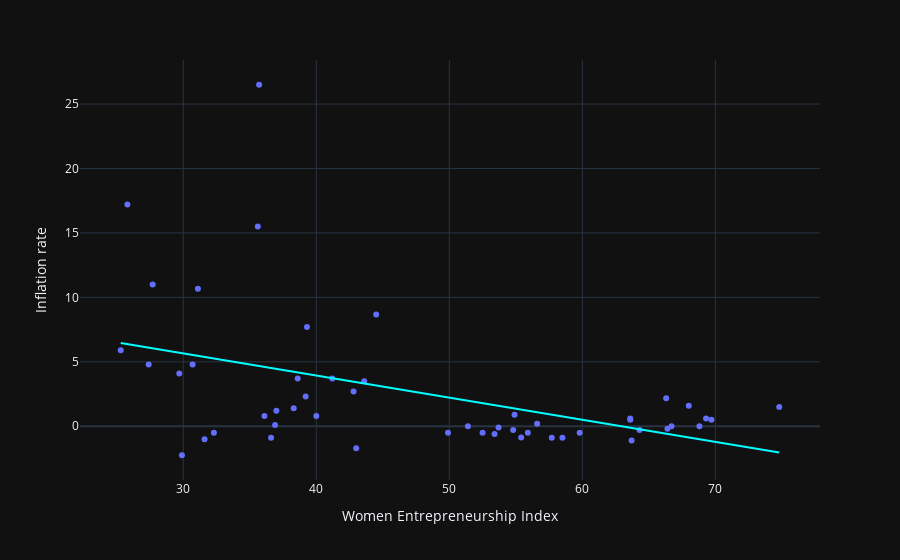

Notebook source saved alongside this figure:
### Code cell
data=data.sort_values('Women Entrepreneurship Index',ascending=False)
fig=px.scatter(data,x='Women Entrepreneurship Index',y='Inflation rate',template='plotly_dark',trendline="ols",trendline_color_override="cyan")
fig.show()

### Figure 1 — Plotly figure (JSON) as saved in the notebook; plotly's stock layout.template omitted (floating-point values rounded to 4 significant figures)
{"data": [{"hovertemplate": "Women Entrepreneurship Index=%{x}<br>Inflation rate=%{y}<extra></extra>", "legendgroup": "", "marker": {"color": "#636efa", "symbol": "circle"}, "mode": "markers", "name": "", "orientation": "v", "showlegend": false, "type": "scatter", "x": [74.8, 69.7, 69.3, 68.8, 68, 66.7, 66.4, 66.3, 64.3, 63.7, 63.6, 63.6, 59.8, 58.5, 57.7, 56.6, 55.9, 55.4, 54.9, 54.8, 53.7, 53.4, 52.5, 51.4, 49.9, 44.5, 43.6, 43, 42.8, 41.2, 40, 39.3, 39.2, 38.6, 38.3, 37, 36.9, 36.6, 36.1, 35.7, 35.6, 32.3, 31.6, 31.1, 30.7, 29.9, 29.7, 27.7, 27.4, 25.8, 25.3], "xaxis": "x", "y": [1.5, 0.5, 0.6, 0, 1.6, 0, -0.2, 2.17, -0.3, -1.1, 0.6, 0.5, -0.5, -0.9, -0.9, 0.2, -0.5, -0.88, 0.9, -0.3, -0.1, -0.61, -0.5, 0, -0.5, 8.67, 3.5, -1.7, 2.7, 3.7, 0.8, 7.7, 2.3, 3.7, 1.4, 1.2, 0.1, -0.9, 0.8, 26.5, 15.5, -0.5, -1, 10.67, 4.8, -2.25, 4.1, 11, 4.8, 17.2, 5.9], "yaxis": "y"}, {"hovertemplate": "<b>OLS trendline</b><br>Inflation rate = -0.171781 * Women Entrepreneurship Index + 10.8048<br>R<sup>2</sup>=0.207510<br><br>Women Entrepreneurship Index=%{x}<br>Inflation rate=%{y} <b>(trend)</b><extra></extra>", "legendgroup": "", "line": {"color": "cyan"}, "marker": {"color": "#636efa", "symbol": "circle"}, "mode": "lines", "name": "", "showlegend": false, "type": "scatter", "x": [25.3, 25.8, 27.4, 27.7, 29.7, 29.9, 30.7, 31.1, 31.6, 32.3, 35.6, 35.7, 36.1, 36.6, 36.9, 37, 38.3, 38.6, 39.2, 39.3, 40, 41.2, 42.8, 43, 43.6, 44.5, 49.9, 51.4, 52.5, 53.4, 53.7, 54.8, 54.9, 55.4, 55.9, 56.6, 57.7, 58.5, 59.8, 63.6, 63.6, 63.7, 64.3, 66.3, 66.4, 66.7, 68, 68.8, 69.3, 69.7, 74.8], "xaxis": "x", "y": [6.459, 6.373, 6.098, 6.047, 5.703, 5.669, 5.531, 5.462, 5.377, 5.256, 4.689, 4.672, 4.604, 4.518, 4.466, 4.449, 4.226, 4.174, 4.071, 4.054, 3.934, 3.727, 3.453, 3.418, 3.315, 3.161, 2.233, 1.975, 1.786, 1.632, 1.58, 1.391, 1.374, 1.288, 1.202, 1.082, 0.8931, 0.7557, 0.5323, -0.1204, -0.1204, -0.1376, -0.2407, -0.5842, -0.6014, -0.653, -0.8763, -1.014, -1.1, -1.168, -2.044], "yaxis": "y"}], "layout": {"legend": {"tracegroupgap": 0}, "margin": {"t": 60}, "xaxis": {"anchor": "y", "domain": [0, 1], "title": {"text": "Women Entrepreneurship Index"}}, "yaxis": {"anchor": "x", "domain": [0, 1], "title": {"text": "Inflation rate"}}}}
